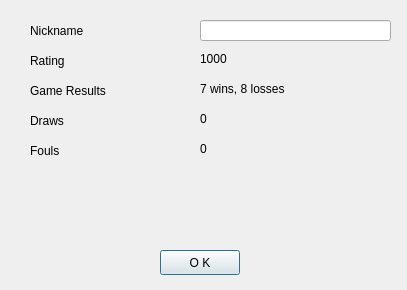
<?xml version="1.0" encoding="UTF-8"?>
<ui version="4.0">
 <class>MyPage</class>
 <widget class="QDialog" name="MyPage">
  <property name="geometry">
   <rect>
    <x>0</x>
    <y>0</y>
    <width>407</width>
    <height>290</height>
   </rect>
  </property>
  <property name="windowTitle">
   <string>Dialog</string>
  </property>
  <widget class="QLabel" name="captionNichname">
   <property name="geometry">
    <rect>
     <x>30</x>
     <y>20</y>
     <width>171</width>
     <height>21</height>
    </rect>
   </property>
   <property name="text">
    <string>Nickname</string>
   </property>
  </widget>
  <widget class="QLabel" name="captionRating">
   <property name="geometry">
    <rect>
     <x>30</x>
     <y>50</y>
     <width>171</width>
     <height>21</height>
    </rect>
   </property>
   <property name="text">
    <string>Rating</string>
   </property>
  </widget>
  <widget class="QLabel" name="captionResults">
   <property name="geometry">
    <rect>
     <x>30</x>
     <y>80</y>
     <width>171</width>
     <height>21</height>
    </rect>
   </property>
   <property name="text">
    <string>Game Results</string>
   </property>
  </widget>
  <widget class="QLineEdit" name="editNickName">
   <property name="geometry">
    <rect>
     <x>200</x>
     <y>20</y>
     <width>191</width>
     <height>21</height>
    </rect>
   </property>
  </widget>
  <widget class="QLabel" name="labelRating">
   <property name="geometry">
    <rect>
     <x>200</x>
     <y>50</y>
     <width>121</width>
     <height>18</height>
    </rect>
   </property>
   <property name="text">
    <string>1000</string>
   </property>
  </widget>
  <widget class="QLabel" name="captionDraws">
   <property name="geometry">
    <rect>
     <x>30</x>
     <y>110</y>
     <width>171</width>
     <height>21</height>
    </rect>
   </property>
   <property name="text">
    <string>Draws</string>
   </property>
  </widget>
  <widget class="QLabel" name="labelResults">
   <property name="geometry">
    <rect>
     <x>200</x>
     <y>80</y>
     <width>181</width>
     <height>18</height>
    </rect>
   </property>
   <property name="text">
    <string>7 wins, 8 losses</string>
   </property>
  </widget>
  <widget class="QLabel" name="labelDraws">
   <property name="geometry">
    <rect>
     <x>200</x>
     <y>110</y>
     <width>121</width>
     <height>18</height>
    </rect>
   </property>
   <property name="text">
    <string>0</string>
   </property>
  </widget>
  <widget class="QLabel" name="captionFouls">
   <property name="geometry">
    <rect>
     <x>30</x>
     <y>140</y>
     <width>171</width>
     <height>21</height>
    </rect>
   </property>
   <property name="text">
    <string>Fouls</string>
   </property>
  </widget>
  <widget class="QLabel" name="labelFouls">
   <property name="geometry">
    <rect>
     <x>200</x>
     <y>140</y>
     <width>121</width>
     <height>18</height>
    </rect>
   </property>
   <property name="text">
    <string>0</string>
   </property>
  </widget>
  <widget class="QPushButton" name="okButton">
   <property name="geometry">
    <rect>
     <x>160</x>
     <y>250</y>
     <width>80</width>
     <height>25</height>
    </rect>
   </property>
   <property name="text">
    <string>O K</string>
   </property>
  </widget>
 </widget>
 <resources/>
 <connections>
  <connection>
   <sender>okButton</sender>
   <signal>clicked()</signal>
   <receiver>MyPage</receiver>
   <slot>accept()</slot>
   <hints>
    <hint type="sourcelabel">
     <x>189</x>
     <y>392</y>
    </hint>
    <hint type="destinationlabel">
     <x>193</x>
     <y>208</y>
    </hint>
   </hints>
  </connection>
 </connections>
</ui>
